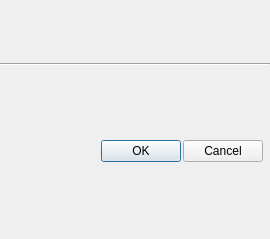
<ui version="4.0" >
 <author></author>
 <comment></comment>
 <exportmacro></exportmacro>
 <class>DialogShell</class>
 <widget class="QDialog" name="DialogShell" >
  <property name="geometry" >
   <rect>
    <x>0</x>
    <y>0</y>
    <width>270</width>
    <height>239</height>
   </rect>
  </property>
  <property name="windowTitle" >
   <string>Dialog</string>
  </property>
  <layout class="QVBoxLayout" >
   <property name="margin" >
    <number>0</number>
   </property>
   <property name="spacing" >
    <number>0</number>
   </property>
   <item>
    <widget class="Line" name="line" >
     <property name="orientation" >
      <enum>Qt::Horizontal</enum>
     </property>
    </widget>
   </item>
   <item>
    <layout class="QHBoxLayout" >
     <property name="margin" >
      <number>7</number>
     </property>
     <property name="spacing" >
      <number>2</number>
     </property>
     <item>
      <spacer>
       <property name="orientation" >
        <enum>Qt::Horizontal</enum>
       </property>
       <property name="sizeHint" >
        <size>
         <width>131</width>
         <height>31</height>
        </size>
       </property>
      </spacer>
     </item>
     <item>
      <widget class="QPushButton" name="okButton" >
       <property name="text" >
        <string>OK</string>
       </property>
      </widget>
     </item>
     <item>
      <widget class="QPushButton" name="cancelButton" >
       <property name="text" >
        <string>Cancel</string>
       </property>
      </widget>
     </item>
    </layout>
   </item>
  </layout>
 </widget>
 <pixmapfunction></pixmapfunction>
 <resources/>
 <connections>
  <connection>
   <sender>okButton</sender>
   <signal>clicked()</signal>
   <receiver>DialogShell</receiver>
   <slot>accept()</slot>
   <hints>
    <hint type="sourcelabel" >
     <x>278</x>
     <y>253</y>
    </hint>
    <hint type="destinationlabel" >
     <x>96</x>
     <y>254</y>
    </hint>
   </hints>
  </connection>
  <connection>
   <sender>cancelButton</sender>
   <signal>clicked()</signal>
   <receiver>DialogShell</receiver>
   <slot>reject()</slot>
   <hints>
    <hint type="sourcelabel" >
     <x>369</x>
     <y>253</y>
    </hint>
    <hint type="destinationlabel" >
     <x>179</x>
     <y>282</y>
    </hint>
   </hints>
  </connection>
 </connections>
</ui>
